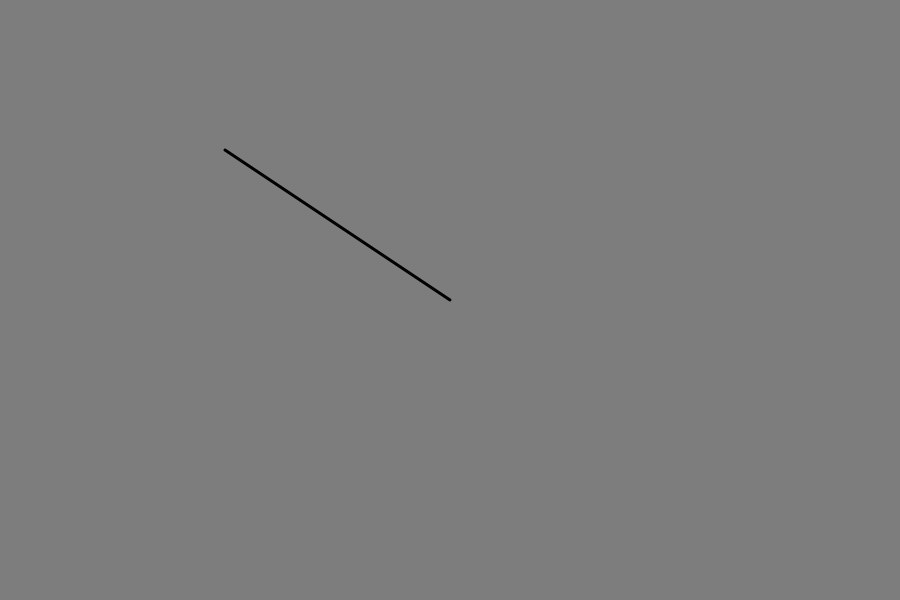
Frame 1 (no input)
Frame 60 (no input): identical to frame 1, image omitted
Frame 120 (the mouse pressed at the canvas centre since frame 60): blank canvas, image omitted

The p5.js sketch that drew this single still picture (run headless with seeded random() and noise() and a simulated clock; from frame 60 on, the mouse is pressed at the canvas centre):

// p5.js sketch
// ── sketch.js
//////////////////////////////////
// COURSERA GRAPHICS PROGRAMMING
//////////////////////////////////
function setup() {
  createCanvas(900, 600);
}
///////////////////////////////////////////////////////////
function draw() {
  background(125);
  var mouse = createVector(mouseX, mouseY);
  var center = createVector(width / 2, height / 2);
  mouse.sub(center);

  mouse.mult(0.5);
  // mouse.div(2);

  translate(width / 2, height / 2);
  strokeWeight(3);
  line(0, 0, mouse.x, mouse.y);
}
